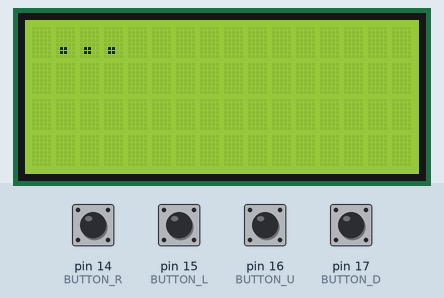
Bench run of a sketch on a simulated Arduino Uno, built with avr-gcc and run on an emulated ATmega328P. Parts: 16×4 character LCD. The test bench sets the inputs (shaded band); at power-on: pin 14 (BUTTON_R), pin 15 (BUTTON_L), pin 16 (BUTTON_U), pin 17 (BUTTON_D) HIGH. Random numbers use the default seed unless the sketch sets one.

Above: at 1.2 s.
1.3 s: pin 16 (BUTTON_U) pulled LOW for 0.15 s
At 1.9 s:
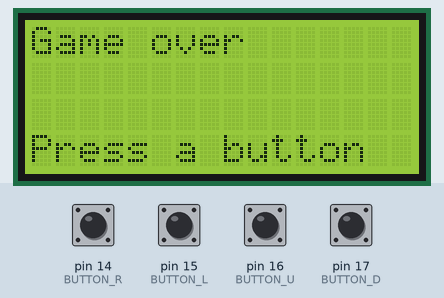
3.0 s: pin 14 (BUTTON_R) pulled LOW for 0.15 s
At 5.4 s:
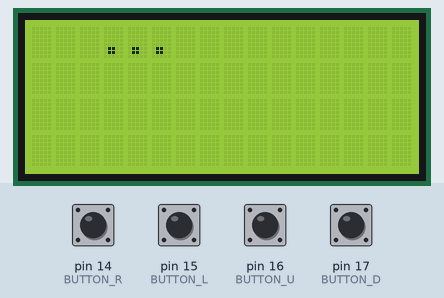
6.1 s: pin 17 (BUTTON_D) pulled LOW for 0.15 s
At 7.4 s:
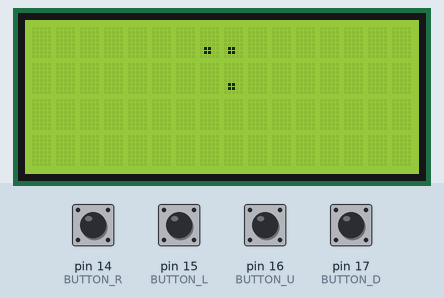
9.0 s: pin 17 (BUTTON_D) pulled LOW for 1 s
At 11.4 s:
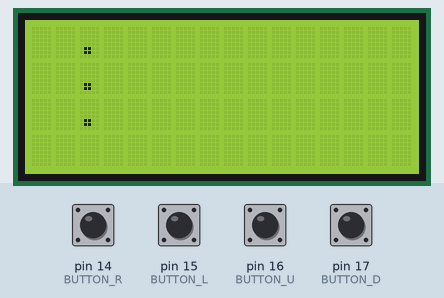
12.5 s: pin 15 (BUTTON_L) pulled LOW for 1 s
At 16.4 s:
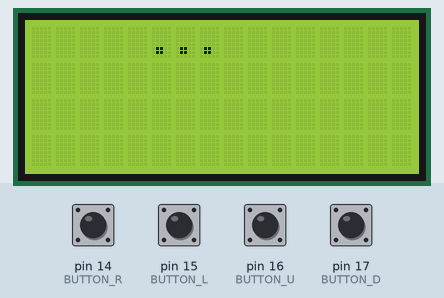
16.5 s: pin 14 (BUTTON_R) pulled LOW for 1 s
At 17.8 s:
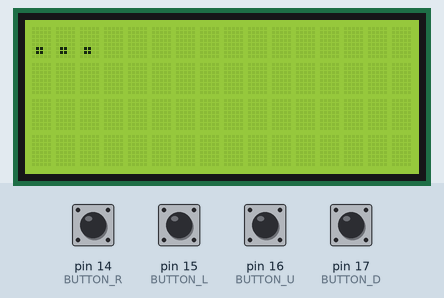
Timing chart, 0 to 19.5 s (numbered marks = the images above; inputs shaded):
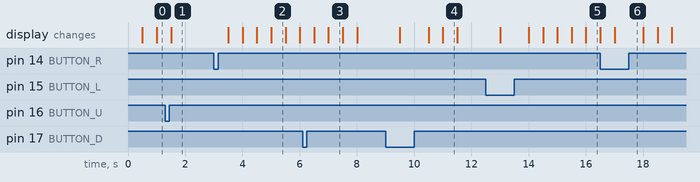

Measured:
- after the input at 3.0 s, the display: first changes after 0.50 s (image 2 shows a later state)
- after the input at 9.0 s, the display: first changes after 0.50 s (image 4 shows a later state)
- after the input at 12.5 s, the display: first changes after 0.50 s (image 5 shows a later state)
- what the display in image 4 shows lasts 0.5 s, from 11.0 s to 11.5 s

The sketch:

SnakeGame.ino
```cpp
#include "declarations.h"
#include <LiquidCrystal.h>
#define BUTTON_R 14 //right button
#define BUTTON_L 15 //left button
#define BUTTON_U 16//up button
#define BUTTON_D 17 //down button
LiquidCrystal lcd(12,11,5,6,7,8);

int count = 0;
snake* s = create_snake(); //creates snake and initialize the position
food* f = NULL;
int food_timer = 0;
_Bool game_over = 0;
unsigned long last_move_time = 0;

void setup() {
    lcd.begin(16,4);
    pinMode(BUTTON_R,INPUT_PULLUP);
    pinMode(BUTTON_L,INPUT_PULLUP);
    pinMode(BUTTON_U,INPUT_PULLUP);
    pinMode(BUTTON_D,INPUT_PULLUP);
}

void loop() {
    int frame_time = (FPS * 1000) / s->velocity;
    for (int time_passed = 0; time_passed < frame_time; time_passed += 10) {
        if(digitalRead(BUTTON_R)==LOW){
        s->direction = RIGHT;
        }
        else if(digitalRead(BUTTON_L)==LOW){
        s->direction = LEFT;
        }
        else if(digitalRead(BUTTON_U)==LOW){
        s->direction = UP;
        }
        else if(digitalRead(BUTTON_D)==LOW){
        s->direction = DOWN;
    }
      if (millis() - last_move_time >= frame_time) {
        last_move_time = millis();

        if(game_over==0){
            count++;
            lcd.clear();
            //drawing the snake
            for(int i=0;i<s->size;i++){
                lcd.setCursor(s->place[i].x, s->place[i].y);
                lcd.print('.');
            }


        //snake movement
            move_snake(s);

            //creating and drawing the food every 10 seconds
            if(count%10==0 && f == NULL){
                f= create_food();
                food_timer= count+20;
            }
            if(f!=NULL && f->active){
                draw_food(f);
            }
            if(count>food_timer){
                free(f);
                f=NULL;
            }


            //increasing the size after collision
            if(collision_with_food(s, f)){
                grid temp_tail_point = s->place[s->size-1];
                grid* temp = realloc(s->place, sizeof(grid)*(s->size+1));
                assert(temp!=NULL);
                s->place = temp;
                s->size++;
                s->velocity++;
                s->place[s->size-1] = temp_tail_point;
                free(f);
                f= NULL;
            }

            //bounds of snake
            if(s->place[0].x < 0 || s->place[0].x > 15){
                game_over =1;
            }
            else if(s->place[0].y <0 || s->place[0].y >3){
                game_over =1;
            }

            //self collision
            for(int i =1; i<s->size;i++){
                if(s->place[0].x == s->place[i].x && s->place[0].y == s->place[i].y ){
                    game_over =1;
                }
            }
        }

    if(game_over==1){
            lcd.clear();
            lcd.print("Game over");
            lcd.setCursor(0, 3);
            lcd.print("Press a button");
            }

    if (digitalRead(BUTTON_R) == LOW || digitalRead(BUTTON_L) == LOW ||
    digitalRead(BUTTON_U) == LOW || digitalRead(BUTTON_D) == LOW) {
    free(s->place);
    free(s);
    if(f != NULL) {
        free(f); f = NULL;
        }
    count = 0;
    s = create_snake();
    game_over = 0;
    }
            }
      }
    }
```

declarations.h
```cpp
//
//  declarations.h
//  C_game_project
//
//  Created by Robs on 2026-06-23.
//

#ifndef declarations_h
#define declarations_h

#include <stdio.h>
#include <string.h>
#include <stdbool.h>
#include <stdlib.h>
#include <assert.h>
#include <LiquidCrystal.h>
extern LiquidCrystal lcd;
#define FPS 1


typedef struct grid{
    int x;
    int y;
}grid;

typedef enum{
    UP,
    DOWN,
    LEFT,
    RIGHT,
}direction;

typedef struct snake{
    grid* place;
    int size;
    int velocity; // max velocity will be 4, this is how many grids the snake covers per frame
    direction direction;
}snake;

typedef struct food{
    grid point;
    _Bool active;
}food;

typedef struct object{
    grid point;
    _Bool active;
} object;

snake* create_snake(void);

food* create_food(void);

void draw_food(food* f);

_Bool collision_with_food(snake* s, food* f);

void move_snake(snake* s);

object* create_object(void);

void draw_object(object* obj);

_Bool collision_with_object(snake* s, object* obj);
#endif declarations_h
```

food.cpp
```cpp
//
//  objects.c
//  C_game_project
//
//  Created by Robs on 2026-06-23.
//

#include "declarations.h"

food* create_food(void){ // the food will be a small circle
    food* f = malloc(sizeof(food));
    f->point.x = rand()%15;
    f->point.y = rand()%3;
    f->active = 1;
    return f;
}

void draw_food(food* f){
    lcd.setCursor(f->point.x,f->point.y);
    lcd.print('0');
}

_Bool collision_with_food(snake* s, food* f){
    if(f==NULL || s==NULL){
        return 0;
    }
    if(s->place[0].x==f->point.x && s->place[0].y==f->point.y){
        return 1;
    }
    else{
        return 0;
    }
}
```

snake.cpp
```cpp
//
//  definitions.c
//  C_game_project
//
//  Created by Robs on 2026-06-23.
//

#include "declarations.h"
snake* create_snake(void){
    snake* s = malloc(sizeof(snake));
    assert(s!=NULL);
    s->size =3;
    s->place=malloc(sizeof(grid)*s->size);
    for(int i=0;i<s->size;i++){
        s->place[i].x=s->size-1-i;
        s->place[i].y=0;
        s->velocity =2;
    }
    s->direction = RIGHT;
    return s;
}


//movement of snake
void move_snake(snake* s){
    assert(s!=NULL);

     if (s->size > 1) {
        if (s->direction == RIGHT && s->place[1].x == s->place[0].x + 1) s->direction = LEFT;
        if (s->direction == LEFT  && s->place[1].x == s->place[0].x - 1) s->direction = RIGHT;
        if (s->direction == DOWN  && s->place[1].y == s->place[0].y + 1) s->direction = UP;
        if (s->direction == UP    && s->place[1].y == s->place[0].y - 1) s->direction = DOWN;
    }

    grid prev = s->place[0];

    switch (s->direction) {
        case RIGHT:
            s->place[0].x++;
            break;
        case DOWN:
            s->place[0].y++;
            break;
        case LEFT:
            s->place[0].x--;
            break;
        case UP:
            s->place[0].y--;
            break;
    }

    for(int i =1; i<s->size;i++){
        grid curr = s->place[i];
        s->place[i]=prev;
        prev = curr;
            }
}
```
